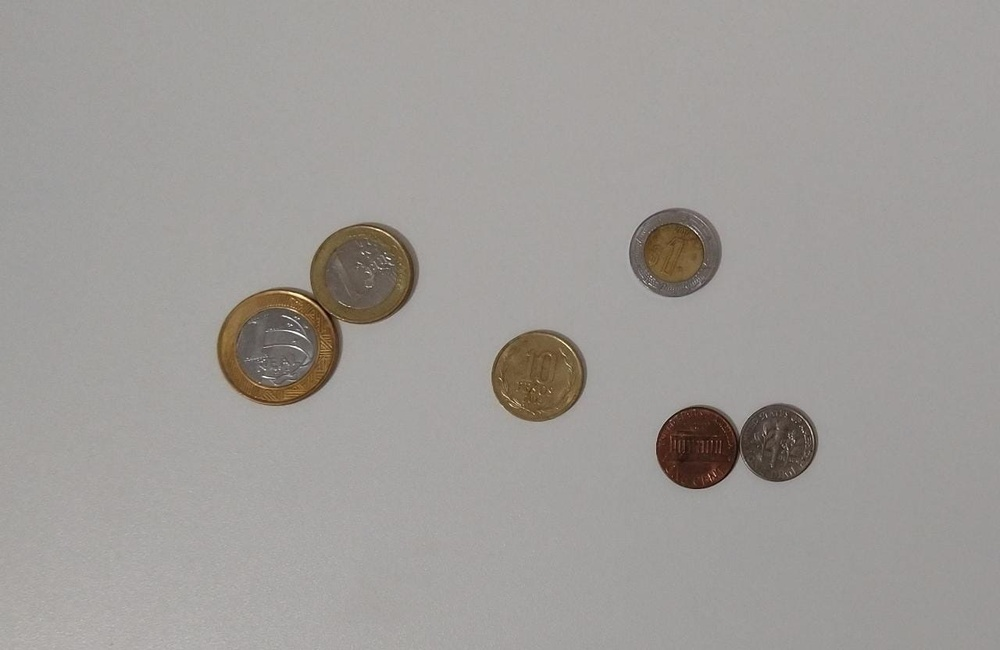
#> input picture Pratica_3/imagemMoedas.jpeg, 1000 x 650 px, shrunk from 1280 x 832 before the run
$ python fourierMorfologiaExemplo.py
#> lines starting #> are read from the running program, lines starting #| are printed output that depends on the picture; after the words box and inside, x2 and y2 are one past the last pixel; in counts of white or black regions, pixels touching at a corner belong together
import cv2
import numpy as np
import matplotlib.pyplot as plt

plt.figure(figsize=(6.4*5, 4.8*5), constrained_layout=False)

img_c1 = cv2.imread('imagemMoedas.jpeg',0)
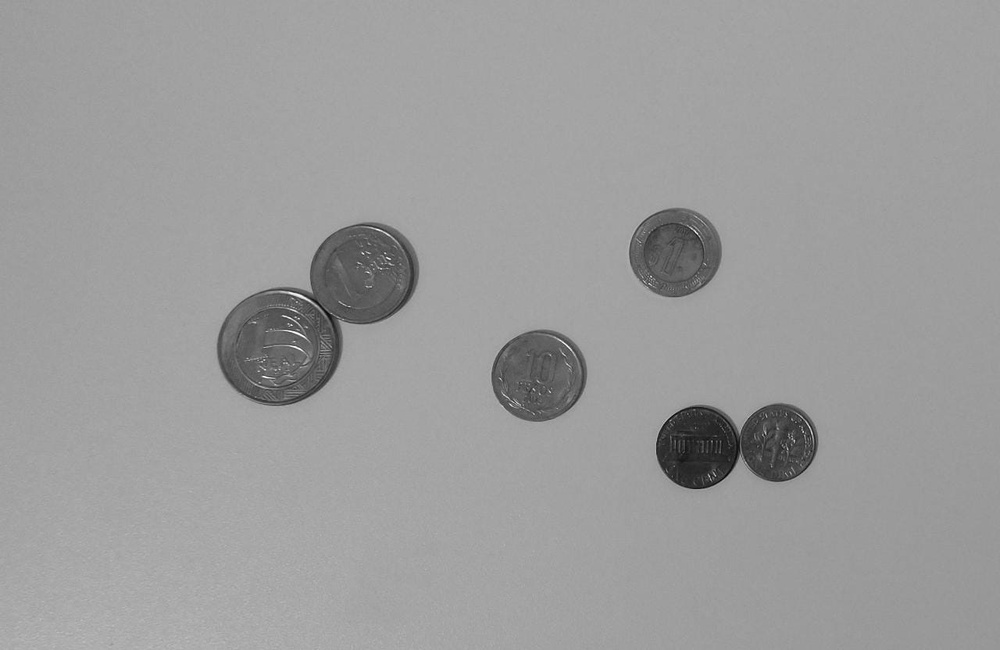
#> img_c1: shape (650, 1000); min 6, max 255, mean 156

img_c2 = np.fft.fft2(img_c1)
img_c3 = np.fft.fftshift(img_c2)
img_c4 = np.fft.ifftshift(img_c3)
img_c5 = np.fft.ifft2(img_c4)

plt.subplot(151), plt.imshow(img_c1, "gray"), plt.title("Original Image")
plt.subplot(152), plt.imshow(np.log(1+np.abs(img_c2)), "gray"), plt.title("Spectrum")
plt.subplot(153), plt.imshow(np.log(1+np.abs(img_c3)), "gray"), plt.title("Centered Spectrum")
plt.subplot(154), plt.imshow(np.log(1+np.abs(img_c4)), "gray"), plt.title("Decentralized")
plt.subplot(155), plt.imshow(np.abs(img_c5), "gray"), plt.title("Processed Image")

(T, bin) = cv2.threshold(img_c1, 120, 255, cv2.THRESH_BINARY)
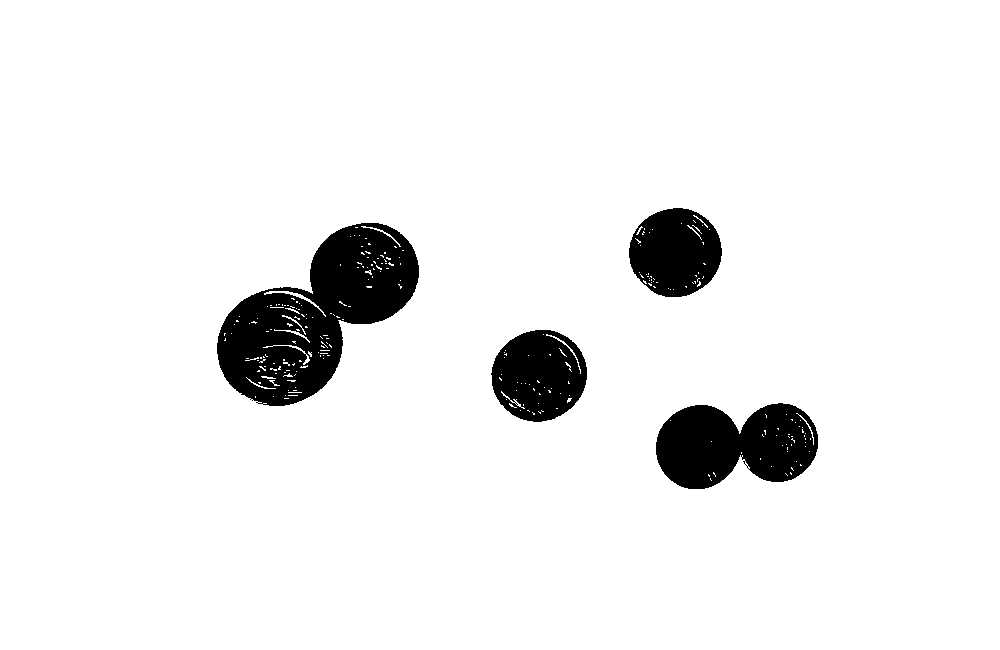
#> bin: shape (650, 1000); 93.5% white; 4 black regions, box (x1, y1, x2, y2) and area: (217, 223, 419, 406) 19019, (656, 403, 818, 489) 10297, (491, 330, 587, 422) 6579, (629, 208, 722, 297) 6233
cv2.imshow("Binaria",bin)

# Creating kernel
kernel = np.ones((6, 6), np.uint8)

# Using cv2.erode() method
image = cv2.erode(bin, kernel, cv2.BORDER_REFLECT)
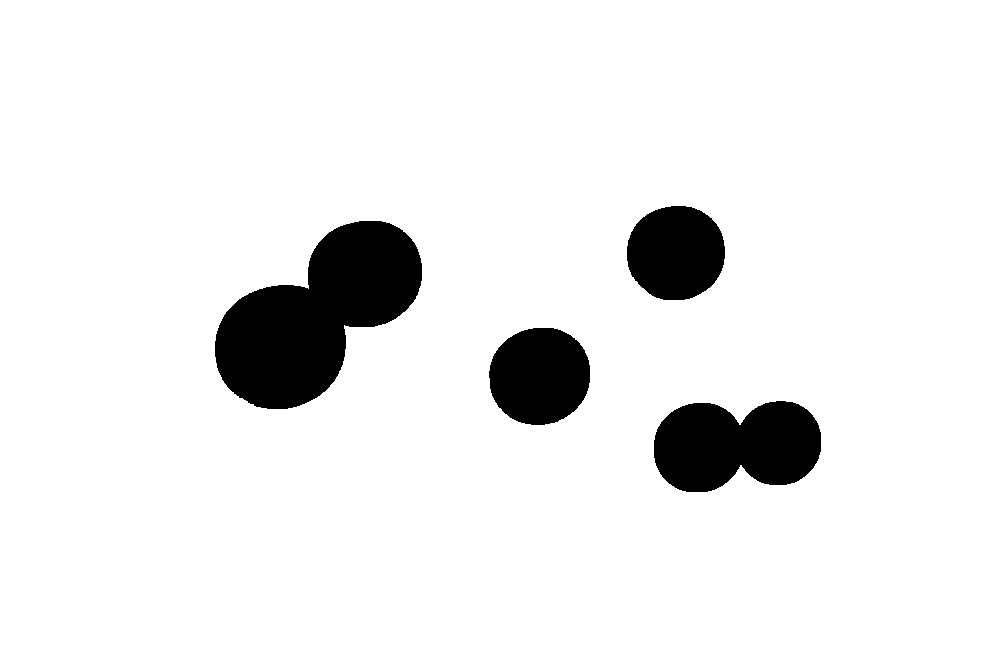
#> image: shape (650, 1000); 92.4% white; 4 black regions, box (x1, y1, x2, y2) and area: (215, 221, 422, 409) 22242, (654, 401, 821, 492) 11980, (489, 328, 590, 425) 7817, (627, 206, 725, 300) 7370
cv2.imshow("Erode",image)
dilate_img = cv2.dilate(bin, kernel, iterations=1)
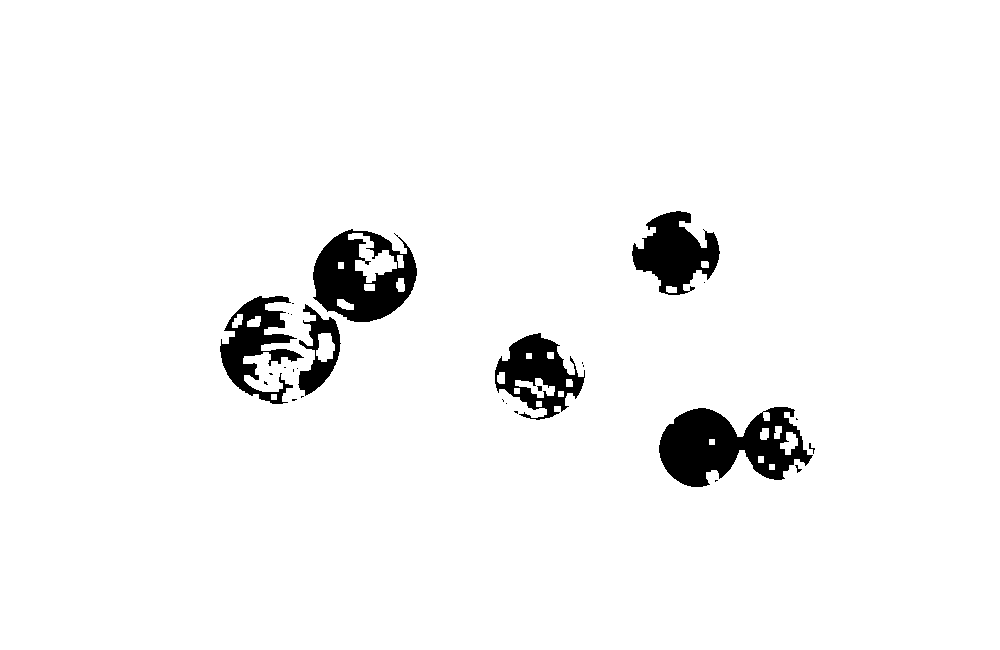
#> dilate_img: shape (650, 1000); 95.9% white; 27 black regions (18 under 20 px), largest, box (x1, y1, x2, y2) and area: (659, 407, 813, 487) 7340, (313, 229, 417, 322) 5734, (632, 211, 720, 295) 4214
cv2.imshow("Dilate",dilate_img)

kernelSizes = [(3, 3), (5, 5), (7, 7)]
# loop over the kernels sizes
for kernelSize in kernelSizes:
	# construct a rectangular kernel from the current size and then
	# apply an "opening" operation
	kernel = cv2.getStructuringElement(cv2.MORPH_RECT, kernelSize)
	opening = cv2.morphologyEx(bin, cv2.MORPH_OPEN, kernel)
	cv2.imshow("Opening: ({}, {})".format(
		kernelSize[0], kernelSize[1]), opening)
	cv2.waitKey(0)
#> this loop made 3 passes
#> pass 1, `opening = cv2.morphologyEx(bin, cv2.MORPH_OPEN, kernel)`:
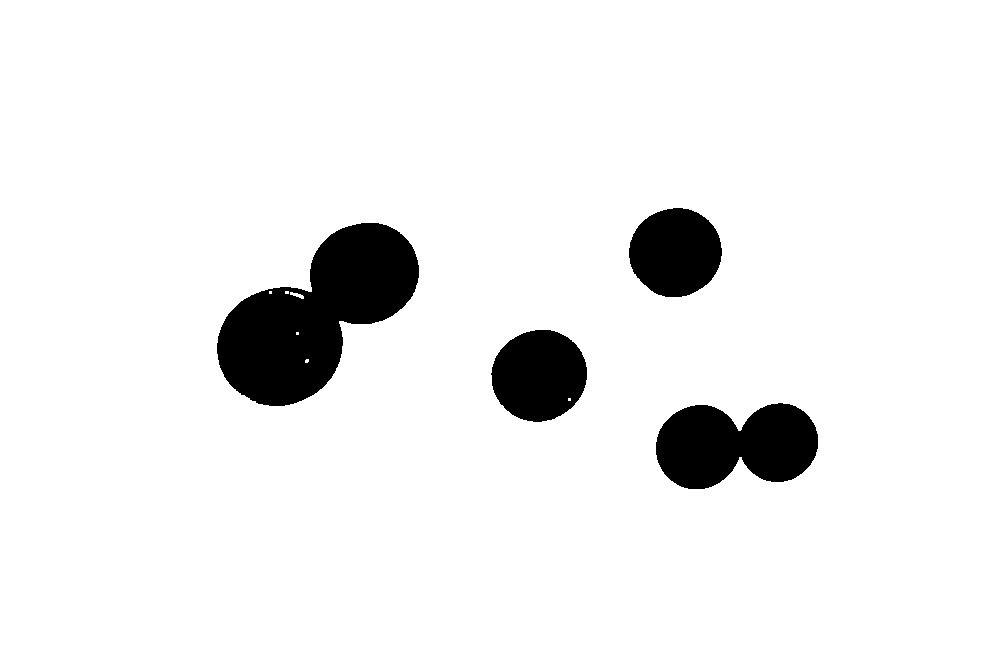
#> opening: shape (650, 1000); 93.2% white; 4 black regions, box (x1, y1, x2, y2) and area: (217, 223, 419, 406) 20135, (656, 403, 818, 489) 10469, (491, 330, 587, 422) 6843, (629, 208, 722, 297) 6435

# loop over the kernels sizes again
for kernelSize in kernelSizes:
	# construct a rectangular kernel form the current size, but this
	# time apply a "closing" operation
	kernel = cv2.getStructuringElement(cv2.MORPH_RECT, kernelSize)
	closing = cv2.morphologyEx(bin, cv2.MORPH_CLOSE, kernel)
	cv2.imshow("Closing: ({}, {})".format(
		kernelSize[0], kernelSize[1]), closing)
	cv2.waitKey(0)
#> this loop made 3 passes
#> kernel on pass 1: [[1, 1, 1], [1, 1, 1], [1, 1, 1]]
#> pass 1, `closing = cv2.morphologyEx(bin, cv2.MORPH_CLOSE, kernel)`:
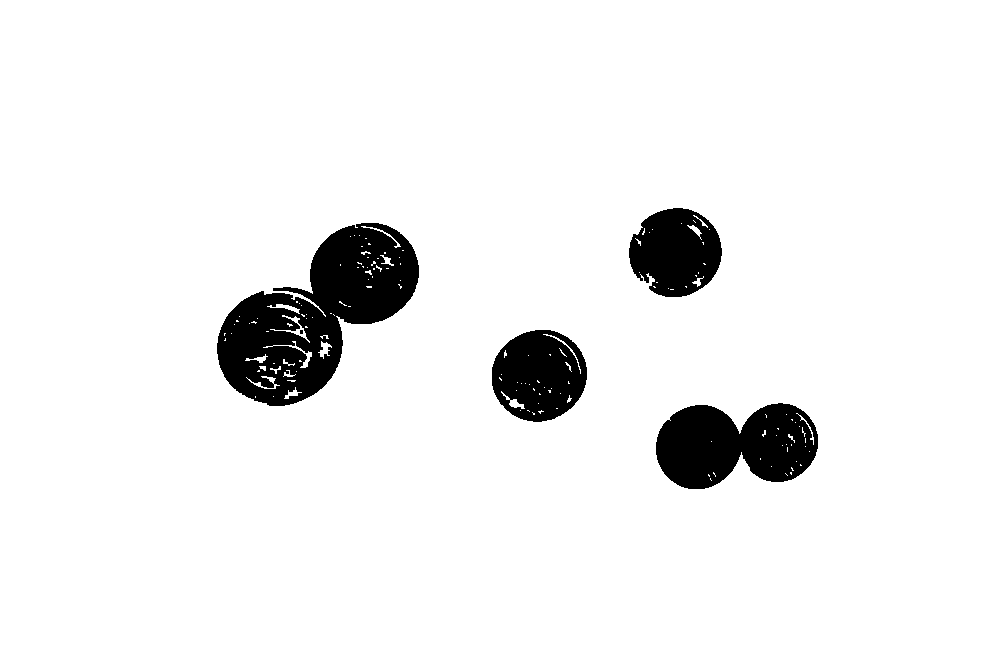
#> closing: shape (650, 1000); 93.6% white; 5 black regions (1 under 20 px), largest, box (x1, y1, x2, y2) and area: (217, 223, 419, 406) 18622, (656, 403, 818, 489) 10250, (492, 330, 587, 422) 6517, (629, 208, 722, 297) 6101

plt.show()
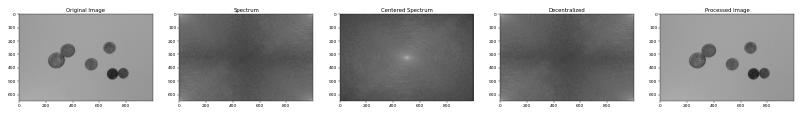
#> figure drawn by matplotlib, 5 panels
